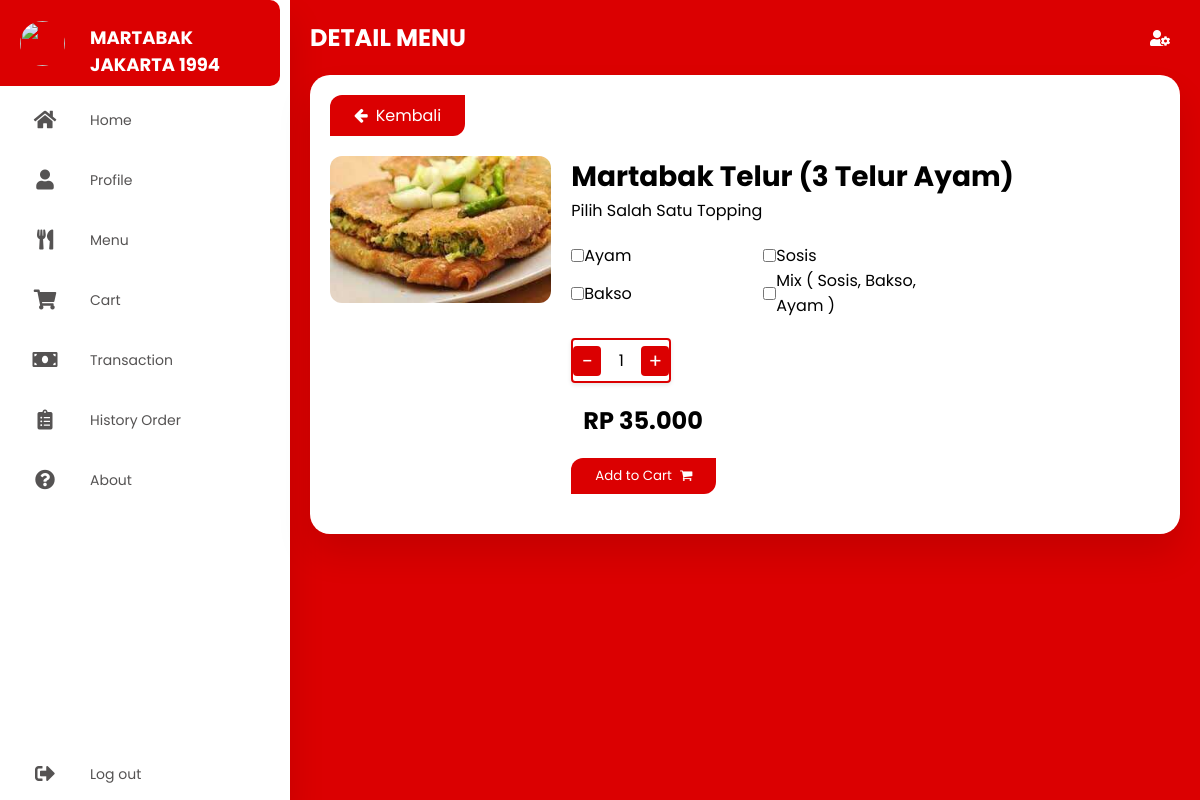
/detail-menu/detail-martabak.php?id_menu=2 (signed in), run on the app's committed database.
### tables this page shows
CREATE TABLE `menu_martabak` (
  `id_menu` int(11) NOT NULL,
  `name_menu` varchar(200) DEFAULT NULL,
  `price` double DEFAULT NULL,
  `img_menu` varchar(200) DEFAULT '',
  `id_category` int(11) DEFAULT NULL,
  `no_varian` varchar(200) DEFAULT '',
  `stok` varchar(200) DEFAULT NULL
);

CREATE TABLE `varian_rasa` (
  `id_varian` int(11) NOT NULL,
  `nama_varian` varchar(255) NOT NULL
);

### detail-menu/detail-martabak.php (the view, shortened to what this page needs)
<!DOCTYPE html>
    <html lang="en">
    <head>
      <link rel="stylesheet" href="../style/styledashboard.css" />
      <link rel="stylesheet" href="https://cdnjs.cloudflare.com/ajax/libs/font-awesome/5.15.4/css/all.min.css"/>
      <link rel="stylesheet" href="https://cdnjs.cloudflare.com/ajax/libs/font-awesome/4.7.0/css/font-awesome.min.css">
    </head>
    <body>
      <div class="container">
      <?php
        include '../navbar.php'
        ?>
        <section class="main">
          <div class="main-top">
            <h1>DETAIL MENU</h1>
            <i class="fas fa-user-cog"></i>
          </div>
          <?php
		        include '../conn.php';
		        $id_menu = $_GET['id_menu'];
		        $data = mysqli_query($conn,"select * from menu_martabak where id_menu='$id_menu'");
		        while($d = mysqli_fetch_array($data)){
              $price=$d['price'];
	          ?>
          <section class="menu-content">
            <a href="../menu-dashboard.php" class="back-btn"><i class="fa fa-arrow-left"></i>Kembali</a>
            <form action="tambah_aksi_martabak_keranjang.php?id_menu=<?php echo $d['id_menu']; ?>" method="post">
            <div class="detail-card">
                <img src="../asset/<?php echo $d['img_menu']; ?>" name="img_menu" alt="">
                <div class="detail-card-content">
                     <h2 name="name_menu"><?php echo $d['name_menu']; ?></h2>
                     <p>Pilih Salah Satu Topping</p>
                     <div class="checkbox">
                     <div class="varian-box">
                      <?php
		                    include '../conn.php';
		                    $datav1 = mysqli_query($conn,"select * from varian_rasa where id_varian='33'");
		                    $dv1 = mysqli_fetch_array($datav1);
	                    ?>
                        <input type="checkbox" name="v1" id="v1" value="<?php echo $dv1['nama_varian']; ?>" tabIndex="1" onClick="ckChange(this)"><?php echo $dv1['nama_varian']; ?>
                      </div>
                      <div class="varian-box">
                      <?php
		                    include '../conn.php';
		                    $datav2 = mysqli_query($conn,"select * from varian_rasa where id_varian='34'");
		                    $dv2 = mysqli_fetch_array($datav2);
	                    ?>
                        <input type="checkbox" name="v2" id="v2" value="<?php echo $dv2['nama_varian']; ?>" tabIndex="1" onClick="ckChange(this)"><?php echo $dv2['nama_varian']; ?>
                      </div>
                      <div class="varian-box">
                      <?php
		                    include '../conn.php';
		                    $datav3 = mysqli_query($conn,"select * from varian_rasa where id_varian='35'");
		                    $dv3 = mysqli_fetch_array($datav3);
	                    ?>
                        <input type="checkbox" name="v3" id="v3" value="<?php echo $dv3['nama_varian']; ?>" tabIndex="1" onClick="ckChange(this)"><?php echo $dv3['nama_varian']; ?>
                      </div>
                      <div class="varian-box">
                      <?php
		                    include '../conn.php';
		                    $datav4 = mysqli_query($conn,"select * from varian_rasa where id_varian='36'");
		                    $dv4 = mysqli_fetch_array($datav4);
	                    ?>
                        <input type="checkbox" name="v4" id="v4" value="<?php echo $dv4['nama_varian']; ?>" tabIndex="1" onClick="ckChange(this)"><?php echo $dv4['nama_varian']; ?>
                      </div>
                     </div>
                      <div class="quantity">
                        <span class="minus" aria-label="Decrease">&minus;</span>
                        <input type="number" class="input-box" name="qty_item" value="1" min="1" max="50">
                        <span class="plus" aria-label="Increase">&plus;</span>
                     </div>
                    <div class="flex-price">
                      <h1 name="price"><?php echo "Rp " . number_format("$price", 0, ",", "."); ?></h1>
                      <button id="btn_submit" class="cart-btn">Add to Cart<i class="fa fa-shopping-cart"></i></button>
                    </div>
                    <?php
	                  }
	                  ?>
                </div>
            </div>
          </section>
        </section>
      </div>
    </body>
    </html>

### style/styledashboard.css (style rules this page uses)
* { margin: 0; padding: 0; outline: none; border: none; text-decoration: none; box-sizing: border-box; font-family: "Poppins", sans-serif; }
body { background: #db0001; }
.container { display: flex; }
.main { position: relative; padding: 20px; width: 80%; margin-left: 290px; }
.main-top { display: flex; width: 100%; color: #fff; }
.main-top i { position: absolute; right: 0; margin: 10px 30px; color: white; cursor: pointer; }
.menu-content { width: 100%; height: auto; margin-top: 20px; background-color: #fff; padding: 20px; border-radius: 20px; display: flex; flex-direction: column; align-items: flex-start; box-shadow: 0 20px 35px rgba(0, 0, 0, 0.1); justify-content: space-around; }
.menu-content h1 { font-size: 24px; margin-left: 12px; font-family: "Poppins", sans-serif; text-transform: uppercase; }
.back-btn { padding: 8px 24px; margin-bottom: 20px; background-color: #db0001; color: #fff; border-radius: 12px 0; cursor: pointer; }
.back-btn i { margin-right: 8px; }
.detail-card { display: flex; flex-direction: row; flex-wrap: wrap; align-items: flex-start; width: 100%; }
.detail-card img { width: 30%; border-radius: 12px; margin-right: 20px; }
.detail-card .detail-card-content { width: auto; display: flex; flex-direction: column; align-items: flex-start; height: auto; }
.detail-card .detail-card-content h2 { font-size: 28px; }
.quantity { display: flex; margin-top: 20px; margin-bottom: 20px; width: 100px; border: 2px solid #db0001; border-radius: 4px; overflow: hidden; box-shadow: 0 2px 4px rgba(0, 0, 0, 0.1); align-items: center; }
.quantity span { background-color: #db0001; border-radius: 4px; color: #fff; border: none; cursor: pointer; font-size: 20px; width: 30px; height: auto; text-align: center; transition: background-color 0.2s; }
.input-box { width: 40px; text-align: center; border: none; padding: 8px 10px; font-size: 16px; outline: none; }
.input-box[type="number"] { -moz-appearance: textfield; }
.cart-btn { padding: 8px 24px; margin-bottom: 20px; background-color: #db0001; color: #fff; border-radius: 12px 0; cursor: pointer; margin-top: 20px; }
.cart-btn i { margin-left: 8px; }
.checkbox { margin-top: 20px; display: flex; flex-direction: row; flex-wrap: wrap; width: 400px; }
.varian-box { display: flex; flex-direction: row; flex-wrap: nowrap; margin-right: 12px; width: 180px; align-items: center; }

### data on the page
menu_martabak: img_menu (picture), name_menu "Martabak Telur (3 Telur Ayam)", varian_rasa.nama_varian "Ayam", varian_rasa.nama_varian "Sosis", varian_rasa.nama_varian "Bakso", varian_rasa.nama_varian "Mix ( Sosis, Bakso, Ayam )", price "35.000"
